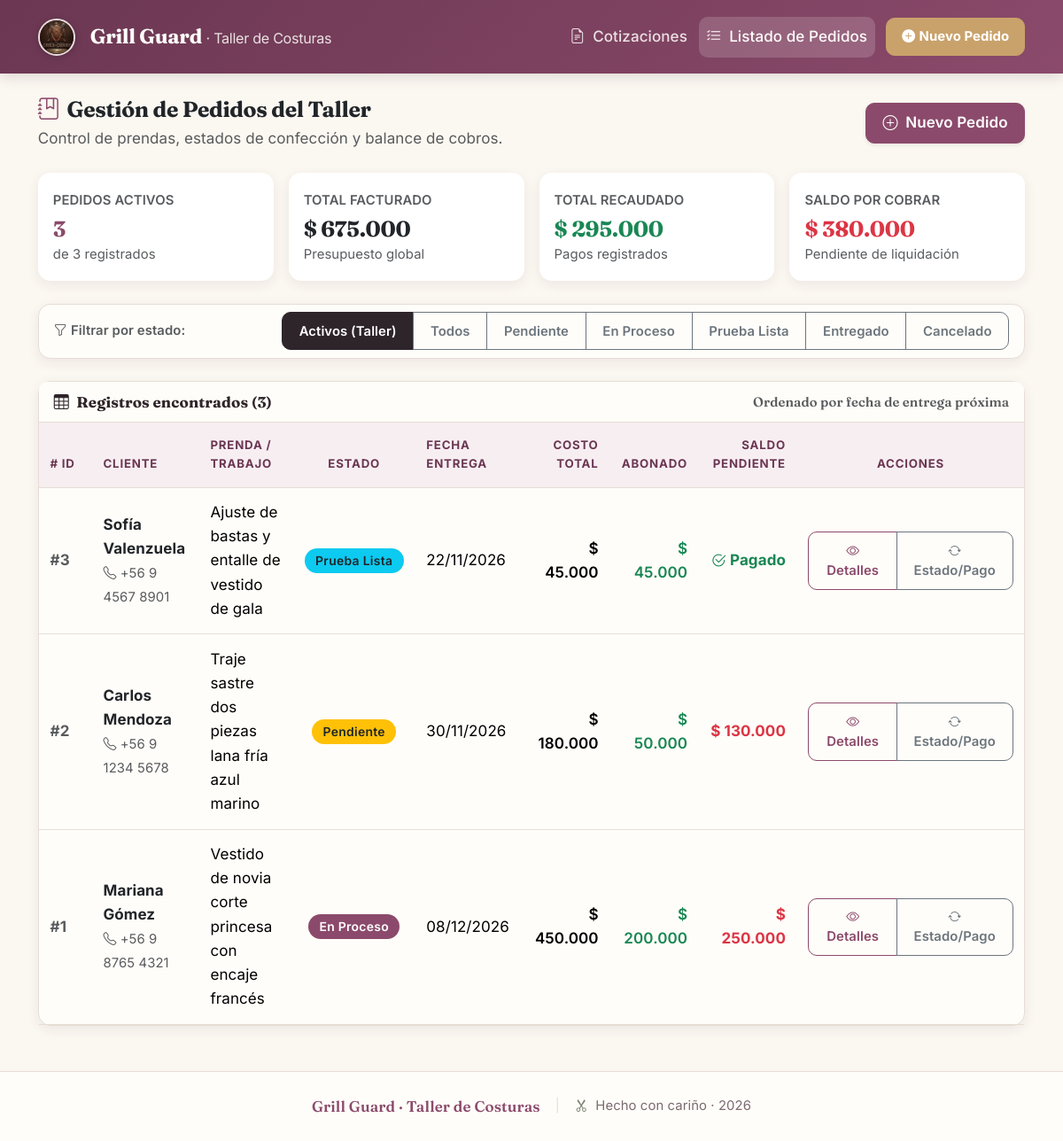
The page / on the database its author committed.
### tables this page shows
CREATE TABLE `pedidos` (
    `id` INT AUTO_INCREMENT PRIMARY KEY,
    `cliente_id` INT NOT NULL,
    `descripcion_prenda` VARCHAR(255) NOT NULL,
    `estado` ENUM('Pendiente', 'En Proceso', 'Prueba Lista', 'Entregado', 'Cancelado') NOT NULL DEFAULT 'Pendiente',
    `fecha_entrega` DATE NOT NULL,
    `costo_total` DECIMAL(12,0) NOT NULL DEFAULT 0,
    `abono` DECIMAL(12,0) NOT NULL DEFAULT 0,
    `created_at` TIMESTAMP NOT NULL DEFAULT CURRENT_TIMESTAMP,
    CONSTRAINT `fk_pedidos_cliente`
        FOREIGN KEY (`cliente_id`) REFERENCES `clientes` (`id`)
        ON DELETE RESTRICT 
        ON UPDATE CASCADE,
    INDEX `idx_pedidos_cliente` (`cliente_id`),
    INDEX `idx_pedidos_estado` (`estado`),
    INDEX `idx_pedidos_fecha_entrega` (`fecha_entrega`)
);

CREATE TABLE `clientes` (
    `id` INT AUTO_INCREMENT PRIMARY KEY,
    `nombre` VARCHAR(100) NOT NULL,
    `telefono` VARCHAR(30) NULL,
    `email` VARCHAR(100) NULL,
    `created_at` TIMESTAMP NOT NULL DEFAULT CURRENT_TIMESTAMP,
    INDEX `idx_clientes_nombre` (`nombre`)
);

### includes/helpers.php (called while the page is built, shortened)
<?php
function e($value): string {
    return htmlspecialchars((string)($value ?? ''), ENT_QUOTES | ENT_SUBSTITUTE, 'UTF-8');
}
function formatMoney($amount): string {
    return '$ ' . number_format((float)$amount, 0, '', '.');
}
function formatDate(?string $dateString, string $separator = '/'): string {
    $timestamp = strtotime($dateString);
    return $timestamp ? date("d{$separator}m{$separator}Y", $timestamp) : e($dateString);
}
function getEstadoBadgeClass(string $estado): string {
    return match ($estado) {
        'Pendiente'    => 'bg-warning text-dark',
        'En Proceso'   => 'bg-primary',
        'Prueba Lista' => 'bg-info text-dark',
        'Entregado'    => 'bg-success',
        'Cancelado'    => 'bg-secondary',
        default        => 'bg-light text-dark border',
    };
}

### index.php (the view, shortened to what this page needs)
<?php
require_once __DIR__ . '/conexion.php';
require_once __DIR__ . '/includes/helpers.php';
$filtroEstado = isset($_GET['estado']) ? trim($_GET['estado']) : 'activos';
$sql = "
    SELECT
        p.id,
        p.cliente_id,
        c.nombre AS cliente_nombre,
        c.telefono AS cliente_telefono,
        p.descripcion_prenda,
        p.estado,
        p.fecha_entrega,
        p.costo_total,
        p.abono,
        (p.costo_total - p.abono) AS saldo_pendiente,
        p.created_at
    FROM pedidos p
    INNER JOIN clientes c ON p.cliente_id = c.id
";
$params = [];
if ($filtroEstado === 'activos') {
    $sql .= " WHERE p.estado IN ('Pendiente', 'En Proceso', 'Prueba Lista')";
} elseif ($filtroEstado !== 'todos') {
    $sql .= " WHERE p.estado = :estado";
    $params[':estado'] = $filtroEstado;
}
$sql .= " ORDER BY p.fecha_entrega ASC, p.id DESC";
try {
    $stmt = $pdo->prepare($sql);
    $stmt->execute($params);
    $pedidos = $stmt->fetchAll();
    $stmtStats = $pdo->query("
        SELECT
            COUNT(*) AS total_pedidos,
            SUM(CASE WHEN estado IN ('Pendiente', 'En Proceso', 'Prueba Lista') THEN 1 ELSE 0 END) AS activos_count,
            COALESCE(SUM(costo_total), 0) AS gran_total,
            COALESCE(SUM(abono), 0) AS total_abonos,
            COALESCE(SUM(costo_total - abono), 0) AS total_por_cobrar
        FROM pedidos
    ");
    $stats = $stmtStats->fetch();
} catch (PDOException $e) {
    die("Error al consultar pedidos: " . e($e->getMessage()));
}
require_once __DIR__ . '/includes/header.php';
?>
<div class="row align-items-center mb-4">
    <div class="col-md-7">
        <h2 class="h3 mb-1 fw-bold text-dark">
            <i class="bi bi-journal-bookmark text-primary me-2"></i>Gestión de Pedidos del Taller
        </h2>
        <p class="text-muted mb-0">Control de prendas, estados de confección y balance de cobros.</p>
    </div>
    <div class="col-md-5 text-md-end mt-3 mt-md-0">
        <a href="crear_pedido.php" class="btn btn-primary shadow-sm">
            <i class="bi bi-plus-circle me-1"></i> Nuevo Pedido
        </a>
    </div>
</div>
<div class="row g-3 mb-4">
    <div class="col-sm-6 col-lg-3">
        <div class="card shadow-sm border-0 bg-white">
            <div class="card-body">
                <span class="text-muted small text-uppercase fw-semibold">Pedidos Activos</span>
                <h3 class="fw-bold mb-0 text-primary mt-1"><?= (int)$stats['activos_count']; ?></h3>
                <small class="text-muted">de <?= (int)$stats['total_pedidos']; ?> registrados</small>
            </div>
        </div>
    </div>
    <div class="col-sm-6 col-lg-3">
        <div class="card shadow-sm border-0 bg-white">
            <div class="card-body">
                <span class="text-muted small text-uppercase fw-semibold">Total Facturado</span>
                <h3 class="fw-bold mb-0 text-dark mt-1"><?= formatMoney($stats['gran_total']); ?></h3>
                <small class="text-muted">Presupuesto global</small>
            </div>
        </div>
    </div>
    <div class="col-sm-6 col-lg-3">
        <div class="card shadow-sm border-0 bg-white">
            <div class="card-body">
                <span class="text-muted small text-uppercase fw-semibold">Total Recaudado</span>
                <h3 class="fw-bold mb-0 text-success mt-1"><?= formatMoney($stats['total_abonos']); ?></h3>
                <small class="text-muted">Pagos registrados</small>
            </div>
        </div>
    </div>
    <div class="col-sm-6 col-lg-3">
        <div class="card shadow-sm border-0 bg-white">
            <div class="card-body">
                <span class="text-muted small text-uppercase fw-semibold">Saldo por Cobrar</span>
                <h3 class="fw-bold mb-0 text-danger mt-1"><?= formatMoney($stats['total_por_cobrar']); ?></h3>
                <small class="text-muted">Pendiente de liquidación</small>
            </div>
        </div>
    </div>
</div>
<div class="card shadow-sm mb-4">
    <div class="card-body py-2">
        <div class="d-flex flex-wrap align-items-center justify-content-between gap-2">
            <span class="text-muted small fw-semibold"><i class="bi bi-funnel me-1"></i>Filtrar por estado:</span>
            <div class="btn-group btn-group-sm flex-wrap" role="group">
                <a href="index.php?estado=activos" class="btn <?= ($filtroEstado === 'activos') ? 'btn-dark' : 'btn-outline-secondary'; ?>">Activos (Taller)</a>
                <a href="index.php?estado=todos" class="btn <?= ($filtroEstado === 'todos') ? 'btn-dark' : 'btn-outline-secondary'; ?>">Todos</a>
                <a href="index.php?estado=Pendiente" class="btn <?= ($filtroEstado === 'Pendiente') ? 'btn-warning text-dark' : 'btn-outline-secondary'; ?>">Pendiente</a>
                <a href="index.php?estado=En Proceso" class="btn <?= ($filtroEstado === 'En Proceso') ? 'btn-primary' : 'btn-outline-secondary'; ?>">En Proceso</a>
                <a href="index.php?estado=Prueba Lista" class="btn <?= ($filtroEstado === 'Prueba Lista') ? 'btn-info text-dark' : 'btn-outline-secondary'; ?>">Prueba Lista</a>
                <a href="index.php?estado=Entregado" class="btn <?= ($filtroEstado === 'Entregado') ? 'btn-success' : 'btn-outline-secondary'; ?>">Entregado</a>
                <a href="index.php?estado=Cancelado" class="btn <?= ($filtroEstado === 'Cancelado') ? 'btn-secondary' : 'btn-outline-secondary'; ?>">Cancelado</a>
            </div>
        </div>
    </div>
</div>
<div class="card shadow-sm">
    <div class="card-header d-flex justify-content-between align-items-center">
        <span class="fw-bold">
            <i class="bi bi-table me-2"></i>Registros encontrados (<?= count($pedidos); ?>)
        </span>
        <span class="small text-muted">Ordenado por fecha de entrega próxima</span>
    </div>
    <div class="table-responsive">
        <table class="table table-hover align-middle mb-0">
            <thead class="table-light">
                <tr>
                    <th scope="col" style="width: 60px;"># ID</th>
                    <th scope="col">Cliente</th>
                    <th scope="col">Prenda / Trabajo</th>
                    <th scope="col" class="text-center">Estado</th>
                    <th scope="col">Fecha Entrega</th>
                    <th scope="col" class="text-end">Costo Total</th>
                    <th scope="col" class="text-end">Abonado</th>
                    <th scope="col" class="text-end">Saldo Pendiente</th>
                    <th scope="col" class="text-center" style="min-width: 170px;">Acciones</th>
                </tr>
            </thead>
            <tbody>
                <?php if (empty($pedidos)): ?>
                    <tr>
                        <td colspan="9" class="text-center py-5 text-muted">
                            <i class="bi bi-inbox fs-1 d-block mb-2 text-secondary"></i>
                            No se encontraron pedidos con el filtro seleccionado.
                            <div class="mt-2">
                                <a href="crear_pedido.php" class="btn btn-sm btn-primary">Registrar Nuevo Pedido</a>
                            </div>
                        </td>
                    </tr>
                <?php else: ?>
                    <?php foreach ($pedidos as $p): ?>
                        <?php
                            $saldo = (float)$p['saldo_pendiente'];
                        ?>
                        <tr>
                            <td class="fw-bold text-muted">#<?= (int)$p['id']; ?></td>
                            <td>
                                <div class="fw-bold text-dark"><?= e($p['cliente_nombre']); ?></div>
                                <?php if (!empty($p['cliente_telefono'])): ?>
                                    <small class="text-muted"><i class="bi bi-telephone me-1"></i><?= e($p['cliente_telefono']); ?></small>
                                <?php endif; ?>
                            </td>
                            <td>
                                <div class="text-wrap" style="max-width: 250px;">
                                    <?= e($p['descripcion_prenda']); ?>
                                </div>
                            </td>
                            <td class="text-center">
                                <span class="badge badge-status <?= getEstadoBadgeClass($p['estado']); ?>">
                                    <?= e($p['estado']); ?>
                                </span>
                            </td>
                            <td>
                                <div><?= formatDate($p['fecha_entrega']); ?></div>
                            </td>
                            <td class="text-end fw-semibold">
                                <?= formatMoney($p['costo_total']); ?>
                            </td>
                            <td class="text-end text-success fw-semibold">
                                <?= formatMoney($p['abono']); ?>
                            </td>
                            <td class="text-end fw-bold <?= ($saldo > 0) ? 'text-danger' : 'text-muted'; ?>">
                                <?= ($saldo <= 0) ? '<span class="text-success"><i class="bi bi-check2-circle me-1"></i>Pagado</span>' : formatMoney($saldo); ?>
                            </td>
                            <td class="text-center">
                                <div class="btn-group btn-group-sm" role="group">
                                    <a href="ver_pedido.php?id=<?= (int)$p['id']; ?>" class="btn btn-outline-primary" title="Ver Detalles y Medidas">
                                        <i class="bi bi-eye"></i> Detalles
                                    </a>
                                    <a href="actualizar_estado.php?id=<?= (int)$p['id']; ?>" class="btn btn-outline-secondary" title="Actualizar Estado o Registrar Abono">
                                        <i class="bi bi-arrow-repeat"></i> Estado/Pago
                                    </a>
                                </div>
                            </td>
                        </tr>
                    <?php endforeach; ?>
                <?php endif; ?>
            </tbody>
        </table>
    </div>
</div>
<?php require_once __DIR__ . '/includes/footer.php'; ?>

### includes/header.php (style rules this page uses)
:root { --tc-plum: #8B4A6B; --tc-plum-dark: #6B3752; --tc-plum-light: #B8778F; --tc-plum-50: #F7EEF2; --tc-sage: #7A8471; --tc-sage-light: #A9B29E; --tc-gold: #C9A26B; --tc-cream: #FBF7F1; --tc-ivory: #FFFDF9; --tc-charcoal: #2E252A; --tc-text: #3B2F33; --tc-text-muted: #7C6B72; --tc-border: #E6DED5; --tc-success: #5F8A4F; --tc-warning: #C9892B; --tc-danger: #B14B4B; --tc-shadow-sm: 0 1px 2px rgba(60, 40, 48, 0.06); --tc-shadow: 0 4px 14px rgba(60, 40, 48, 0.08); --tc-shadow-lg: 0 12px 32px rgba(60, 40, 48, 0.12); --tc-radius: 14px; --tc-radius-sm: 10px; --bs-primary: var(--tc-plum); --bs-primary-rgb: 139, 74, 107; --bs-link-color: var(--tc-plum); --bs-link-hover-color: var(--tc-plum-dark); --bs-border-radius: var(--tc-radius-sm); }
html, body { height: 100%; }
html { font-size: 17px; }
body { background-color: var(--tc-cream); color: var(--tc-text); font-family: 'Inter', system-ui, -apple-system, 'Segoe UI', sans-serif; font-feature-settings: 'cv11', 'ss01', 'ss03'; line-height: 1.6; letter-spacing: 0.005em; display: flex; flex-direction: column; min-height: 100vh; }
h1, h2, h3, h4, .h1, .h2, .h3, .h4 { font-family: 'Fraunces', 'Georgia', serif; font-weight: 600; letter-spacing: -0.015em; color: var(--tc-charcoal); }
h2, .h2 { font-size: 1.75rem; }
h3, .h3 { font-size: 1.45rem; }
.btn { font-weight: 600; border-radius: var(--tc-radius-sm); padding: .55rem 1.1rem; transition: transform .12s ease, box-shadow .18s ease, background-color .18s ease; }
.btn-primary { background-color: var(--tc-plum); border-color: var(--tc-plum); }
.btn-outline-primary { color: var(--tc-plum); border-color: var(--tc-plum); }
.btn-dark { background-color: var(--tc-charcoal); border-color: var(--tc-charcoal); }
.card { border: 1px solid var(--tc-border); border-radius: var(--tc-radius); box-shadow: var(--tc-shadow-sm); background-color: var(--tc-ivory); }
.card-header { font-family: 'Fraunces', serif; font-weight: 600; background-color: var(--tc-ivory); border-bottom: 1px solid var(--tc-border); color: var(--tc-charcoal); }
.card.shadow-sm { box-shadow: var(--tc-shadow) !important; }
.table { --bs-table-bg: transparent; color: var(--tc-text); }
.table > thead { background-color: var(--tc-plum-50); }
.table > thead th { font-family: 'Inter', sans-serif; text-transform: uppercase; font-size: 0.78rem; letter-spacing: 0.06em; color: var(--tc-plum-dark); font-weight: 700; border-bottom: 1px solid var(--tc-border); padding: .9rem .75rem; }
.table > tbody > tr > td { padding: .85rem .75rem; vertical-align: middle; border-color: var(--tc-border); }
.table-light, .table > :not(caption) > * > .table-light { --bs-table-bg: var(--tc-plum-50); color: var(--tc-plum-dark); }
.badge { font-weight: 600; letter-spacing: 0.02em; padding: .5em .75em; border-radius: 999px; }
.badge-status { font-size: 0.82rem; padding: .5em .9em; font-weight: 600; }
a { text-decoration: none; }
.navbar a:hover, .btn, .card-header a { text-decoration: none !important; }
.text-primary { color: var(--tc-plum) !important; }

### rows shown on the page
pedidos: id "3", cliente.nombre "Sofía Valenzuela", cliente.telefono "+56 9 4567 8901", descripcion_prenda "Ajuste de bastas y entalle de vestido de gala", estado "Prueba Lista", fecha_entrega "22/11/2026", costo_total "$ 45.000", abono "$ 45.000", shows "Pagado"
pedidos: id "2", cliente.nombre "Carlos Mendoza", cliente.telefono "+56 9 1234 5678", descripcion_prenda "Traje sastre dos piezas lana fría azul marino", estado "Pendiente", fecha_entrega "30/11/2026", costo_total "$ 180.000", abono "$ 50.000", saldo "$ 130.000"
pedidos: id "1", cliente.nombre "Mariana Gómez", cliente.telefono "+56 9 8765 4321", descripcion_prenda "Vestido de novia corte princesa con encaje francés", estado "En Proceso", fecha_entrega "08/12/2026", costo_total "$ 450.000", abono "$ 200.000", saldo "$ 250.000"

### other values the page prints
$stats['activos_count'] "3"
$stats['total_pedidos'] "3"
formatMoney($stats['gran_total']) "$ 675.000"
formatMoney($stats['total_abonos']) "$ 295.000"
formatMoney($stats['total_por_cobrar']) "$ 380.000"
count($pedidos) "3"
